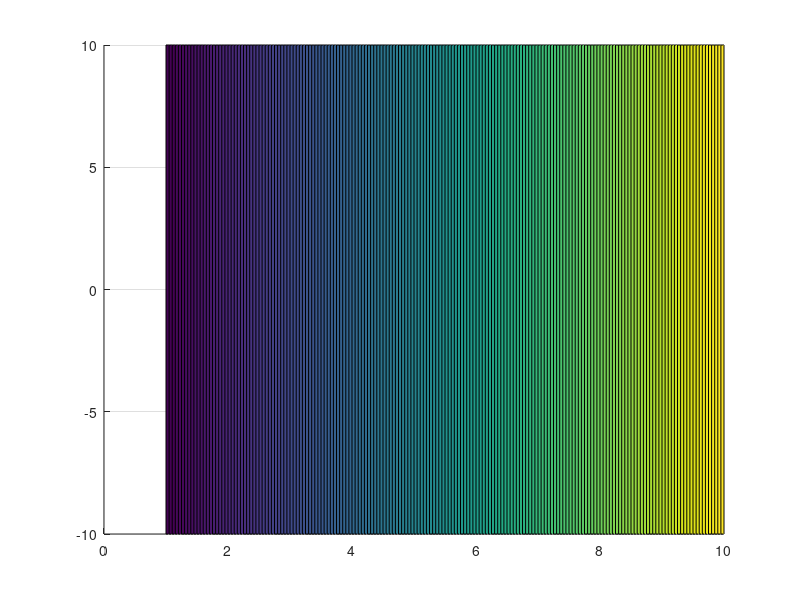

The MATLAB source for this figure: (Note: this script raises an error after producing the figure.)
%Create a continuous graded index profile in the X-direction with both
%epsilon and mue

[X,Y] = meshgrid(1:0.05:10,-10:20:10);

n = X;

ax = axes('parent',figure);
s = surf(X,Y,n);
view([0 90])
s.EdgeColor = 'none';
cbar = colorbar;


CST = CST_MicrowaveStudio(cd,'GradedIndex.cst');  %Note - file will only be saved if CST.save is called

map = jet(length(n));
for i = 1:length(n)
    C = (map(i,:));
    material = ['Material',num2str(i)];
    CST.addNormalMaterial(material,sqrt(n(i)),sqrt(n(i)),C);
end

Z = [-5 5];
[J,I] = size(X);

for i = 1:I-1
    if ~any(isnan([X(1,i), X(1,i+1), Y(2,i), Y(2,i),]))
        Xblock = [X(1,i) X(1,i+1)];
        Yblock = [Y(1,i) Y(2,i)];
        name = ['Brick',num2str(i)];
        material = ['Material',num2str(i)];
        CST.addBrick(Xblock,Yblock,Z,name,'Component 1',material);
    end
end



